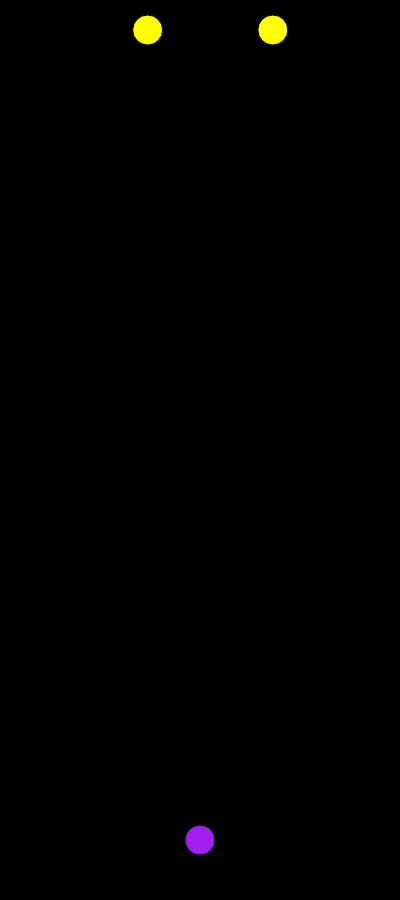
Frame 1 (no input)
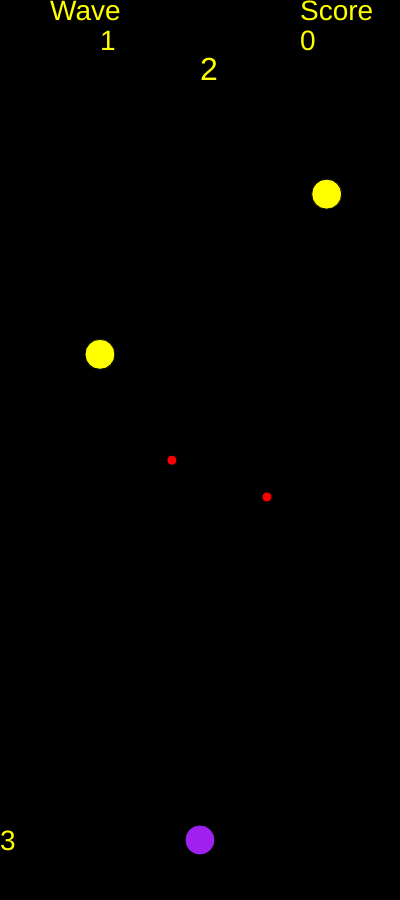
Frame 60 (no input)
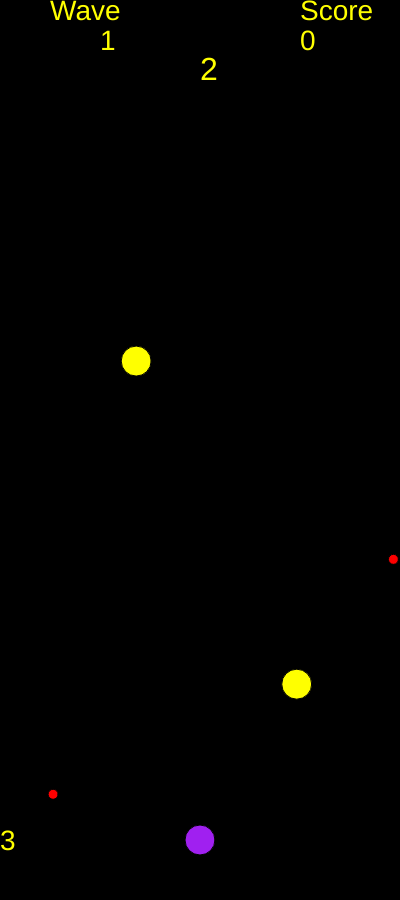
Frame 120 (the mouse pressed at the canvas centre since frame 60)

The p5.js sketch that drew these frames (run headless with seeded random() and noise() and a simulated clock; from frame 60 on, the mouse is pressed at the canvas centre):

// p5.js sketch
// ── sketch.js
var screenWidth = 400
var screenHeight = 900
var bulletSize = 10
var unitSize = 30
var fireRate = 100
var lastShot = 0
var level = 1
var enemiesPerLevel = 2
var enemiesLeft = enemiesPerLevel
var bullets = []
var enemies = []
let score = 0
let textSizeScore = 28
let textSizeWave = 28

function createBullet(x,y,xvel,yvel,team,type){
    var bullet = {
        x:x,
        y:y,
        xvel:xvel,
        yvel:yvel,
        team:team,
        size:bulletSize,
        type:type
    }
    return bullet
}
function createEnemy(x,y,xvel,yvel,team,type){
    var enemy = {
        x:x,
        y:y,
        xvel:xvel,
        yvel:yvel,
        team:team,
        type:type,
        health:3,
        size:unitSize,
        fireRate:1000,
        lastShot:0
    }
    return enemy
}

function checkCollision(obj1,obj2){
    var d = dist(obj1.x,obj1.y,obj2.x,obj2.y)
    return d < (obj1.size/2 + obj2.size/2)
}
var player = {
    health:3,
    x:screenWidth/2,    
    y:screenHeight - 60,
    size:unitSize
}

function setup(){
    createCanvas(screenWidth,screenHeight)
    for(let i = 0;i<enemiesLeft;i++){
        enemies.push(createEnemy(
            random(unitSize,screenWidth - unitSize),
            unitSize,
            random(-5,5),
            random(1,7),
            1
        ))
    }
}

function draw(){
    background(0)
    if(score > 9999){
        textSizeScore = 20
    }
    textSize(textSizeWave)
    text("Wave",50,20)
    text(level,100,50)
    textSize(textSizeScore)
    textSize(28)
    text(player.health,0,850)
    text("Score",screenWidth - 100,20)
    text(score,screenWidth - 100,50)
    textSize(32)
    text(enemiesLeft,screenWidth/2,80)
    fill("#a020f0")
    ellipse(player.x,player.y,unitSize)
    if(player.x > screenWidth){
        player.x = 30
    }
    if(player.x < 0){
        player.x = screenWidth - 30
    }
    if(player.health <= 0){
        alert("Game Over \nYou Made It to Wave " + level + "\nWith " + score + " Points")
        player = {
            health:3,
            x:screenWidth/2,    
            y:screenHeight - 60,
            size:unitSize
        }
        bullets = []
        enemies = []
        level = 1
        score = 0
        enemiesLeft = enemiesPerLevel
        for(let i = 0;i<enemiesLeft;i++){
            enemies.push(createEnemy(
                random(unitSize,screenWidth - unitSize), 
                unitSize, 
                random(-5,5),
                random(1,7),
                1 
            ))
        }
    }
    runEntities();
    keyInput();
    if(enemiesLeft == 0){
        level++
        enemiesLeft = level * enemiesPerLevel
        for(let i = 0;i<enemiesLeft;i++){
            enemies.push(createEnemy(
                random(unitSize,screenWidth - unitSize), 
                unitSize, 
                random(-2,2), 
                random(1,4), 
                1 
            ))
        }
    }
}

function runEntities(){
    for(bullet of bullets) {
        if(bullet.team == 0){
            fill("#008000")
        } else if(bullet.team == 1){
            fill("#FF0000")
        } 
        ellipse(bullet.x,bullet.y,bulletSize)
        bullet.x += bullet.xvel
        bullet.y += bullet.yvel
        if(bullet.team == 0){
            for(enemy of enemies) {
                if(checkCollision(bullet,enemy)){
                    bullets.splice(bullets.indexOf(bullet),1)
                    enemy.health -= 1
                }
            }
        } else if(bullet.team == 1){
            if(checkCollision(bullet,player)){
                bullets.splice(bullets.indexOf(bullet),1)   
                player.health -= 1
            }
        }
        
    } 
    for(enemy of enemies) {
        fill("#FFFF00")
        ellipse(enemy.x,enemy.y,unitSize)
        enemy.x += enemy.xvel
        enemy.y += enemy.yvel
        if(Math.random() < 0.1){
            if(enemy.lastShot < millis()){
                enemy.lastShot = millis() + enemy.fireRate
                bullets.push(createBullet(enemy.x,enemy.y,0,8,1))
            }
        }
        if(enemy.x > screenWidth){
            enemy.x = 30
        }
        if(enemy.x < 0){
            enemy.x = screenWidth - 30
        }
        if(enemy.y > screenHeight){
            enemy.y = 30
        }
        if(enemy.health <= 0){
            score += level * 10
            enemiesLeft--
            enemies.splice(enemies.indexOf(enemy),1)
        }
    } 
}   

function keyInput(){
    if(keyIsDown(37)){
        player.x -= 5
    }
    if(keyIsDown(39)){
        player.x += 5
    }
    if(keyIsDown(32)){
        if(lastShot < millis()){
            lastShot = millis() + fireRate
            bullets.push(createBullet(player.x,player.y,0,-10,0))
        }
    }
}
